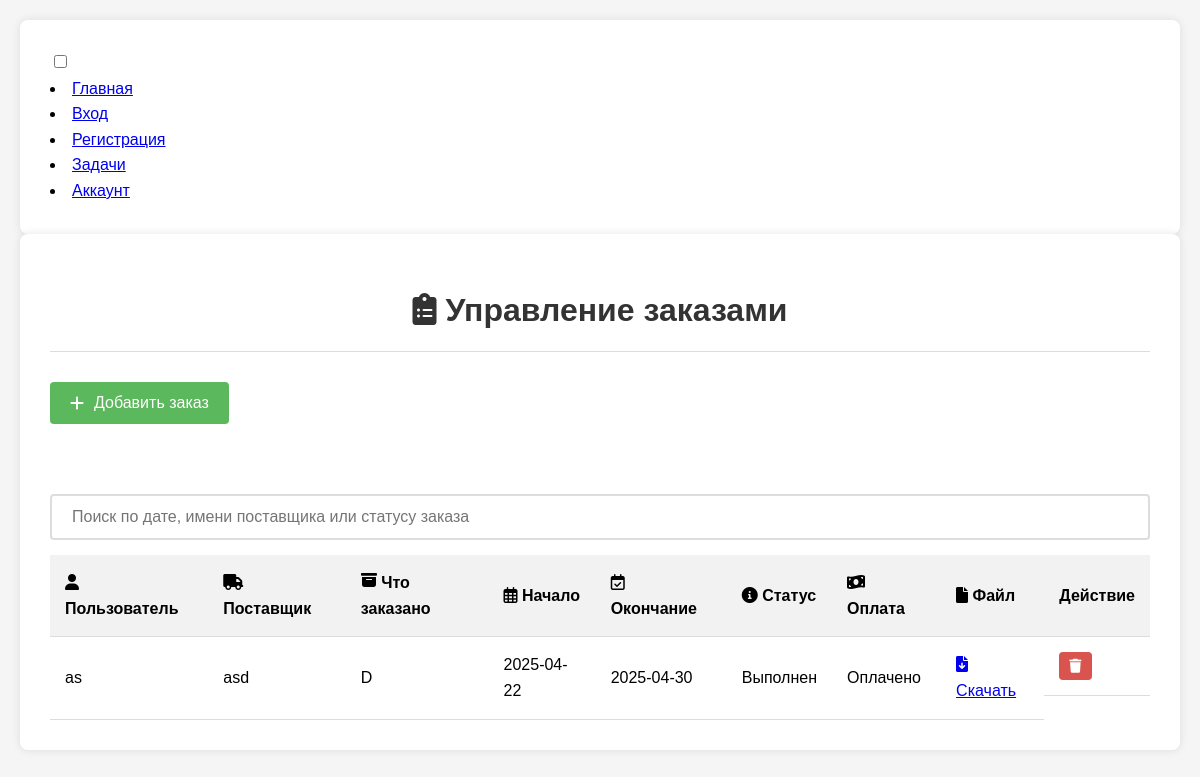
/users/orders/asd/ (signed in), run on the app's committed database.
### users/models.py (models this page shows)
class Order(models.Model):
    username = models.TextField(default="None")
    supplier_name = models.TextField(default="none")
    start_date = models.DateField(default="None")
    end_date = models.DateField(default="None")
    state = models.CharField(max_length=40, default="None")
    payment_state = models.TextField(default="None")
    order_type = models.TextField(default="Обычный")
    created_at = models.DateTimeField(auto_now=True)
    file_url = models.URLField(blank=True, null=True)
    class Meta:
        ordering = ['-created_at']

### users/views.py (the view, shortened to what this page needs)
# urls.py: path('orders/<str:name>/', orders_profile, name='orders_profile'),
@login_required
def orders_profile(request, name):
    orders = Order.objects.filter(
        username=request.user.username,
        supplier_name=name
    ).order_by('-created_at').prefetch_related('files')
    orders_data = []
    for order in orders:
        files_data = [
            {
                'url': default_storage.url(file.file.name),
                'name': file.file.name.split('/')[-1],
                'uploaded_at': file.uploaded_at
            }
            for file in order.files.all()
        ]
        main_file_url = files_data[0]['url'] if files_data else None
        main_file_name = files_data[0]['name'] if files_data else None
        orders_data.append({
            'order': order,
            'files': files_data,
            'main_file_url': main_file_url,
            'main_file_name': main_file_name
        })
    context = {
        'name': name,
        'orders_data': orders_data,
        'orders_data_json': json.dumps([{
            'order': {
                'id': data['order'].id,
                'username': data['order'].username,
                'start_date': data['order'].start_date.strftime('%Y-%m-%d'),
                'end_date': data['order'].end_date.strftime('%Y-%m-%d'),
                'state': data['order'].state,
                'payment_state': data['order'].payment_state,
                'order_type' : data['order'].order_type
            },
            'files': [{
                'url': file['url'],
                'name': file['name'],
                'uploaded_at': file['uploaded_at'].strftime('%Y-%m-%d %H:%M:%S')
            } for file in data['files']],
            'main_file_url': data['main_file_url'],
            'main_file_name': data['main_file_name']
        } for data in orders_data], default=str)
    }
    return render(request, 'users/orders-profile.html', context)

### users/templates/users/orders-profile.html (shortened to what this page needs)
<!DOCTYPE html>
<html lang="ru">
<head>
    <link rel="stylesheet" href="https://cdnjs.cloudflare.com/ajax/libs/font-awesome/6.0.0/css/all.min.css">
</head>
<body>
<footer>
    <nav>
        <div class="navbar">
            <div class="container nav-container">
                <input class="checkbox" type="checkbox" name="" id="" />
                <div class="menu-items">
                    <li><a href="/">Главная</a></li>
                    <li><a href="/users/login">Вход</a></li>
                    <li><a href="/users/register">Регистрация</a></li>
                    <li><a href="/tasks">Задачи</a></li>
                    <li><a href="/users/account">Аккаунт</a></li>
                </div>
            </div>
        </div>
    </nav>
</footer>
    <div class="container">
        <h1><i class="fas fa-clipboard-list"></i> Управление заказами</h1>
        <button class="add-order-btn" onclick="showOrderForm()">
            <i class="fas fa-plus"></i>
            Добавить заказ
        </button>
        <div class="show-table">
            <input type="text" id="searchInput" placeholder="Поиск по дате, имени поставщика или статусу заказа" onkeyup="searchTable()">
            <table>
                <thead>
                    <tr>
                        <th><i class="fas fa-user"></i> Пользователь</th>
                        <th><i class="fas fa-truck"></i> Поставщик</th>
                        <th> Что заказано</th>
                        <th><i class="far fa-calendar-alt"></i> Начало</th>
                        <th><i class="far fa-calendar-check"></i> Окончание</th>
                        <th><i class="fas fa-info-circle"></i> Статус</th>
                        <th><i class="fas fa-money-bill-wave"></i> Оплата</th>
                        <th><i class="fas fa-file"></i> Файл</th>
                        <th>Действие</th>
                    </tr>
                </thead>
                <tbody>
                    {% for data in orders_data %}
                    <tr>
                        <td>{{ data.order.username }}</td>
                        <td>{{ name }}</td>
                        <td>{{ data.order.order_type }}</td>
                        <td>{{ data.order.start_date|date:"Y-m-d" }}</td>
                        <td>{{ data.order.end_date|date:"Y-m-d" }}</td>
                        <td class="state-{{ data.order.state|slugify }}" data-state="{{ data.order.state }}">
                            {{ data.order.state }}
                        </td>
                        <td class="payment-{{ data.order.payment_state|slugify }}" data-payment="{{ data.order.payment_state }}">
                            {{ data.order.payment_state }}
                        </td>
                        <td>
                            {% if data.main_file_url %}
                            <a href="{{ data.main_file_url }}" target="_blank" download title="{{ data.main_file_name }}">
                                <i class="fas fa-file-download"></i> Скачать
                            </a>
                            {% else %}
                            Нет файла
                            {% endif %}
                        </td>
                        <td class="action-btns">
                            <button onclick="confirmDelete({{ data.order.id }})" class="action-btn delete-btn">
                                <i class="fas fa-trash"></i>
                            </button>
                        </td>
                    </tr>
                    {% empty %}
                    <tr>
                        <td colspan="8" style="text-align: center;">Нет данных о заказах</td>
                    </tr>
                    {% endfor %}
                </tbody>
            </table>
        </div>
    </div>
</body>
</html>

### users/templates/users/orders-profile.html (style rules this page uses)
:root { --primary: #5cb85c; --error: #d9534f; --warning: #f0ad4e; --info: #5bc0de; }
body { font-family: Arial, sans-serif; line-height: 1.6; margin: 0; padding: 20px; background-color: #f5f5f5; }
.container { max-width: 1200px; margin: 0 auto; background: #fff; padding: 30px; border-radius: 8px; box-shadow: 0 0 10px rgba(0,0,0,0.1); }
h1 { text-align: center; color: #333; margin-bottom: 30px; padding-bottom: 15px; border-bottom: 1px solid #ddd; }
.add-order-btn { background: var(--primary); color: white; border: none; padding: 12px 20px; border-radius: 4px; cursor: pointer; display: inline-flex; align-items: center; gap: 10px; font-size: 16px; margin-bottom: 25px; transition: all 0.3s; }
input[type="text"], input[type="date"], select { width: 100%; padding: 10px 15px; margin-bottom: 20px; border: 1px solid #ddd; border-radius: 4px; box-sizing: border-box; font-size: 15px; }
.show-table { width: 100%; overflow-x: auto; margin-top: 30px; }
table { width: 100%; border-collapse: collapse; min-width: 600px; }
th, td { padding: 15px; text-align: left; border-bottom: 1px solid #ddd; }
th { background-color: #f2f2f2; font-weight: bold; position: sticky; top: 0; }
.action-btns { display: flex; gap: 8px; }
.action-btn { padding: 6px 10px; border-radius: 4px; border: none; cursor: pointer; font-size: 14px; transition: all 0.2s; }
.delete-btn { background: var(--error); color: white; }
#searchInput { width: 100%; padding: 12px 20px; margin: 15px 0; border: 2px solid #ddd; border-radius: 4px; box-sizing: border-box; font-size: 16px; transition: all 0.3s; }

### data on the page
Order: order.username "as", supplier_name "asd", order.order_type "D", order.start_date "2025-04-22", order.end_date "2025-04-30", order.state "Выполнен", order.payment_state "Оплачено"
